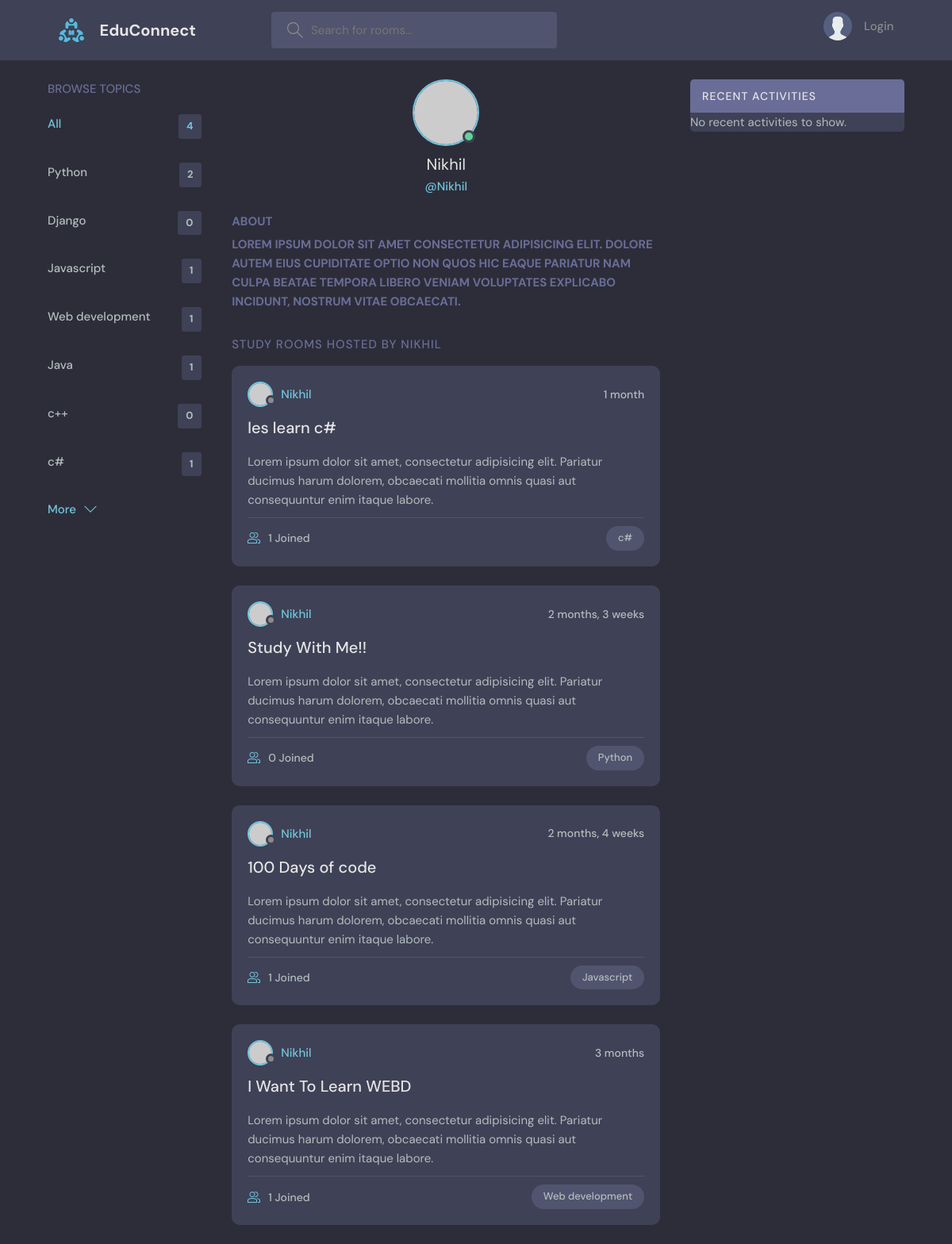
Page /profile/1/ on the committed database.
### base/models.py (models this page shows, shortened)
class Topic(models.Model):
  name=models.CharField(max_length=200)

class Room(models.Model):
  host=models.ForeignKey(User,on_delete=models.SET_NULL,null=True)
  topic=models.ForeignKey(Topic,on_delete=models.SET_NULL,null=True)
  name=models.CharField(max_length=200)
  description=models.TextField(null=True,blank=True)
  participants=models.ManyToManyField(User,related_name='participants',blank=True)
  updated=models.DateTimeField(auto_now=True)
  created=models.DateTimeField(auto_now_add=True)
  class Meta:
    ordering=["-updated","-created"]

### base/views.py (the view)
# urls.py: path('profile/<str:pk>/',views.userProfile,name="user-profile"),
def userProfile(request,pk):
  user=User.objects.get(id=pk)
  rooms=user.room_set.all()
  room_messages=user.message_set.all()
  room_count=rooms.count()
  topics=Topic.objects.all()
  context={'user':user,'rooms':rooms,'room_count':room_count,'room_messages':room_messages,'topics':topics}
  return render(request,'base/profile.html',context)

### base/templates/base/profile.html (shortened to what this page needs)
{% extends 'main.html' %} {% block content %}
  <main class="profile-page layout layout--3">
    <div class="container">
      {% include 'base/topics_components.html' %}
      <div class="roomList">
        <div class="profile">
          <div class="profile__avatar">
            <div class="avatar avatar--large active">
              <img src="https://randomuser.me/api/portraits/men/11.jpg" />
            </div>
          </div>
          <div class="profile__info">
            <h3>{{user.username}}</h3>
            <p>@{{ user.username }}</p>
          </div>
          <div class="profile__about">
            <h3>About</h3>
            <p>
              <h3>Lorem ipsum dolor sit amet consectetur adipisicing elit. Dolore autem eius cupiditate optio non quos hic eaque pariatur nam culpa beatae tempora libero veniam voluptates explicabo incidunt, nostrum vitae obcaecati.</h3>
            </p>
          </div>
        </div>
        <div class="roomList__header">
          <div>
            <h2>Study Rooms Hosted by {{user.username}}</a>
            </h2>
          </div>
        </div>
        {% include 'base/feed_components.html' %}
      </div>
      {% include 'base/activity_component.html' %}
    </div>
  </main>
  {% endblock content %}

### templates/main.html (shortened to what this page needs)
<!DOCTYPE html>
{% load static %}
<html lang="en">
  <head>
    <link rel="stylesheet" href="{% static 'styles/style.css' %}" />
  </head>
  <body>
    {% include "navbar.html" %}  {% block content %} {% endblock %}
  </body>
</html>

### templates/navbar.html (shortened to what this page needs)
{% load static %}
<header class="header header--loggedIn">
  <div class="container">
    <a href="{% url 'home' %}" class="header__logo">
      <img src="{% static 'images/logo.svg' %}" />
      <h1>EduConnect</h1>
    </a>
    <form class="header__search" method="GET" action="{% url 'home' %}">
      <label>
        <input name="q" placeholder="Search for rooms..." />
      </label>
    </form>
    <nav class="header__menu">
      {% if request.user.is_authenticated %}
      <div class="header__user">
        <a href="{% url 'update-user' %}">
          <div class="avatar avatar--medium active">
            <img src="{% static 'images/nik.jpg' %}" />
          </div>
          <p>
            {{request.user.username}}<span>@{{request.user.username}}</span>
          </p>
        </a>
        <button class="dropdown-button">
          <svg
            version="1.1"
            xmlns="http://www.w3.org/2000/svg"
            width="32"
            height="32"
            viewBox="0 0 32 32"
          >
            <title>chevron-down</title>
            <path d="M16 21l-13-13h-3l16 16 16-16h-3l-13 13z"></path>
          </svg>
        </button>
      </div>
      {% else %}
      <a href="{% url 'login' %}">
        <img src="{% static 'images/avatar.svg' %}" />
        <p>Login</p>
      </a>
      {% endif %}
    </nav>
  </div>
</header>

### base/templates/base/topics_components.html
<div class="topics">
  <div class="topics__header">
    <h2>Browse Topics</h2>
  </div>
  <ul class="topics__list">
    <li>
      <a href="{% url 'home' %}" class="active"
        >All <span>{{ room_count }}</span></a
      >
    </li>
    {% for topic in topics %}
    <li>
      <a href="{% url 'home' %}?q={{topic.name}}"
        >{{topic.name}}<span>{{topic.room_set.all.count}}</span></a
      >
    </li>
    {% endfor %}
  </ul>
  <a class="btn btn--link" href="{% url 'topics' %}">
    More
    <svg
      version="1.1"
      xmlns="http://www.w3.org/2000/svg"
      width="32"
      height="32"
      viewBox="0 0 32 32"
    >
      <title>chevron-down</title>
      <path d="M16 21l-13-13h-3l16 16 16-16h-3l-13 13z"></path>
    </svg>
  </a>
</div>

### base/templates/base/feed_components.html (shortened to what this page needs)
{% for room in rooms %}
<div class="roomListRoom">
  <div class="roomListRoom__header">
    <a
      href="{% url 'user-profile' room.host.id %}"
      class="roomListRoom__author"
    >
      <div class="avatar avatar--small">
        <img src="https://randomuser.me/api/portraits/women/11.jpg" />
      </div>
      <span>{{room.host.username}}</span>
    </a>
    <div class="roomListRoom__actions">
      <span>{{room.created|timesince}}</span>
    </div>
  </div>
  <div class="roomListRoom__content">
    <a href="{% url 'room' room.id %}">{{room.name}}</a>
    <p>
      Lorem ipsum dolor sit amet, consectetur adipisicing elit. Pariatur ducimus
      harum dolorem, obcaecati mollitia omnis quasi aut consequuntur enim itaque
      labore.
    </p>
  </div>
  <div class="roomListRoom__meta">
    <a href="{% url 'room' room.id %}" class="roomListRoom__joined">
      {{room.participants.all.count}} Joined
    </a>
    <p class="roomListRoom__topic">{{room.topic.name}}</p>
  </div>
</div>
{% endfor %}

### base/templates/base/activity_component.html
<div class="activities">
  <div class="activities__header">
    <h2>Recent Activities</h2>
  </div>
  {% if room_messages %} {% for message in room_messages %}
  <div class="activities__box">
    <div class="activities__boxHeader roomListRoom__header">
      {% if message.user and message.user.id %}
      <a
        href="{% url 'user-profile' message.user.id %}"
        class="roomListRoom__author"
      >
        <div class="avatar avatar--small">
          <img
            src="{{ message.user.profile.image.url|default:'https://randomuser.me/api/portraits/women/11.jpg' }}"
            alt="Avatar"
          />
        </div>
        <p>
          @{{ message.user }}
          <span>{{ message.created|timesince }} ago</span>
        </p>
      </a>
      {% else %}
      <p>Anonymous User</p>
      {% endif %} {% if request.user == message.user %}
      <div class="roomListRoom__actions">
        <a href="{% url 'delete-message' message.id %}">
          <svg
            version="1.1"
            xmlns="http://www.w3.org/2000/svg"
            width="32"
            height="32"
            viewBox="0 0 32 32"
          >
            <title>remove</title>
            <path
              d="M27.314 6.019l-1.333-1.333-9.98 9.981-9.981-9.981-1.333 1.333 9.981 9.981-9.981 9.98 1.333 1.333 9.981-9.98 9.98 9.98 1.333-1.333-9.98-9.98 9.98-9.981z"
            ></path>
          </svg>
        </a>
      </div>
      {% endif %}
    </div>
    <div class="activities__boxContent">
      <p>
        replied to post “<a href="{% url 'room' message.room.id %}"
          >{{ message.room }}</a
        >”
      </p>
      <div class="activities__boxRoomContent">{{ message.body }}</div>
    </div>
  </div>
  {% endfor %} {% else %}
  <p>No recent activities to show.</p>
  {% endif %}
</div>

### rows in the picture
Topic: name "Python", room_set.all.count "2"
Topic: name "Django", room_set.all.count "0"
Topic: name "Javascript", room_set.all.count "1"
Topic: name "Web development", room_set.all.count "1"
Topic: name "Java", room_set.all.count "1"
Topic: name "c++", room_set.all.count "0"
Topic: name "c#", room_set.all.count "1"
Room: host.username "Nikhil", created "1 month", name "les learn c#", participants.all.count "1", topic.name "c#"
Room: host.username "Nikhil", created "2 months, 3 weeks", name "Study With Me!!", participants.all.count "0", topic.name "Python"
Room: host.username "Nikhil", created "2 months, 4 weeks", name "100 Days of code", participants.all.count "1", topic.name "Javascript"
Room: host.username "Nikhil", created "3 months", name "I Want To Learn WEBD", participants.all.count "1", topic.name "Web development"

### other values in the picture
{{ room_count }} "4"
{{ user.username }} "Nikhil"
{{ user.username }} "NIKHIL"
